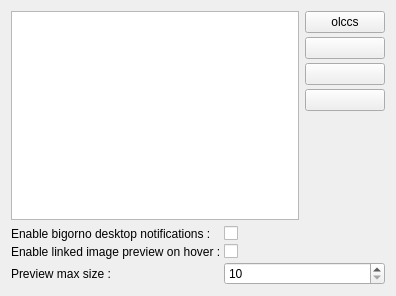
<?xml version="1.0" encoding="UTF-8"?>
<ui version="4.0">
 <class>QQBoardsSettings</class>
 <widget class="QWidget" name="QQBoardsSettings">
  <property name="geometry">
   <rect>
    <x>0</x>
    <y>0</y>
    <width>396</width>
    <height>296</height>
   </rect>
  </property>
  <property name="windowTitle">
   <string>Form</string>
  </property>
  <layout class="QVBoxLayout" name="verticalLayout">
   <item>
    <widget class="QWidget" name="widget_2" native="true">
     <layout class="QHBoxLayout" name="horizontalLayout">
      <property name="margin">
       <number>0</number>
      </property>
      <item>
       <widget class="QListView" name="bouchotListView"/>
      </item>
      <item>
       <widget class="QWidget" name="widget" native="true">
        <layout class="QVBoxLayout" name="verticalLayout_2">
         <property name="spacing">
          <number>4</number>
         </property>
         <property name="margin">
          <number>0</number>
         </property>
         <item>
          <widget class="QPushButton" name="olccsAddButton">
           <property name="text">
            <string>olccs</string>
           </property>
           <property name="icon">
            <iconset resource="../../rc/quteqoin_img.qrc">
             <normaloff>:/img/magic_wand.png</normaloff>:/img/magic_wand.png</iconset>
           </property>
          </widget>
         </item>
         <item>
          <widget class="QPushButton" name="addBouchotButton">
           <property name="text">
            <string/>
           </property>
           <property name="icon">
            <iconset resource="../../rc/quteqoin_img.qrc">
             <normaloff>:/img/add-icon.png</normaloff>:/img/add-icon.png</iconset>
           </property>
           <property name="iconSize">
            <size>
             <width>16</width>
             <height>16</height>
            </size>
           </property>
          </widget>
         </item>
         <item>
          <widget class="QPushButton" name="deleteBouchotButton">
           <property name="text">
            <string/>
           </property>
           <property name="icon">
            <iconset resource="../../rc/quteqoin_img.qrc">
             <normaloff>:/img/delete-icon.png</normaloff>:/img/delete-icon.png</iconset>
           </property>
          </widget>
         </item>
         <item>
          <widget class="QPushButton" name="editBouchotButton">
           <property name="text">
            <string/>
           </property>
           <property name="icon">
            <iconset resource="../../rc/quteqoin_img.qrc">
             <normaloff>:/img/menu-edit-icon.png</normaloff>:/img/menu-edit-icon.png</iconset>
           </property>
           <property name="iconSize">
            <size>
             <width>16</width>
             <height>16</height>
            </size>
           </property>
          </widget>
         </item>
         <item>
          <spacer name="verticalSpacer">
           <property name="orientation">
            <enum>Qt::Vertical</enum>
           </property>
           <property name="sizeHint" stdset="0">
            <size>
             <width>20</width>
             <height>40</height>
            </size>
           </property>
          </spacer>
         </item>
        </layout>
       </widget>
      </item>
     </layout>
    </widget>
   </item>
   <item>
    <widget class="QWidget" name="widget_3" native="true">
     <layout class="QFormLayout" name="formLayout">
      <property name="horizontalSpacing">
       <number>3</number>
      </property>
      <property name="verticalSpacing">
       <number>3</number>
      </property>
      <property name="margin">
       <number>0</number>
      </property>
      <item row="1" column="0">
       <widget class="QLabel" name="linkedImgPreviewLbl">
        <property name="text">
         <string>Enable linked image preview on hover :</string>
        </property>
       </widget>
      </item>
      <item row="1" column="1">
       <widget class="QCheckBox" name="linkedImgPreviewCB">
        <property name="text">
         <string/>
        </property>
       </widget>
      </item>
      <item row="2" column="0">
       <widget class="QLabel" name="linkedImgMaxSizeLbl">
        <property name="text">
         <string>Preview max size :</string>
        </property>
       </widget>
      </item>
      <item row="2" column="1">
       <widget class="QSpinBox" name="linkedImgMaxSizeSB">
        <property name="minimum">
         <number>10</number>
        </property>
        <property name="maximum">
         <number>500</number>
        </property>
        <property name="singleStep">
         <number>5</number>
        </property>
       </widget>
      </item>
      <item row="0" column="1">
       <widget class="QCheckBox" name="bigornotifCB">
        <property name="text">
         <string/>
        </property>
       </widget>
      </item>
      <item row="0" column="0">
       <widget class="QLabel" name="bigornotifLbl">
        <property name="text">
         <string>Enable bigorno desktop notifications :</string>
        </property>
       </widget>
      </item>
     </layout>
    </widget>
   </item>
  </layout>
 </widget>
 <resources>
  <include location="../../rc/quteqoin_img.qrc"/>
 </resources>
 <connections/>
</ui>
